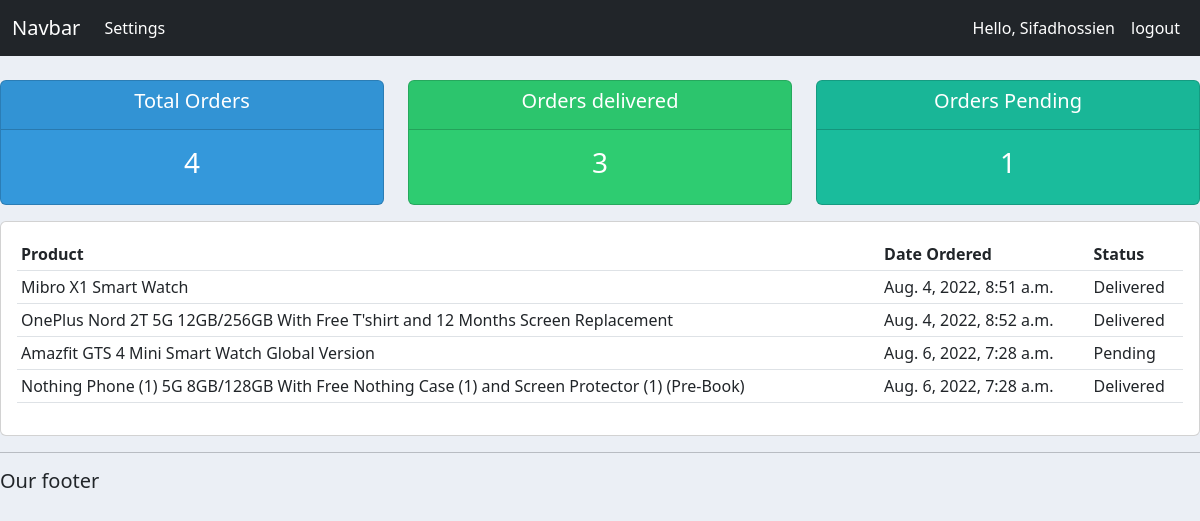
/users/user-account/ (signed in), run on the app's committed database.
### accounts/models.py (models this page shows, shortened)
class Order(models.Model):
    STATUS = (
        ('Pending','Pending'),
		('Out for delivery','Out for delivery'),
		('Delivered','Delivered'),
    )
    customer = models.ForeignKey(Customer, on_delete=models.CASCADE, null=True)
    product = models.ForeignKey(Product, on_delete=models.CASCADE, null=True)
    date_created = models.DateTimeField(auto_now_add=True, null=True)
    status = models.CharField(max_length=200, null=True, choices=STATUS)
    note = models.CharField(max_length=400, null=True, blank=True)

class Product(models.Model):
    CATEGORY = (
        ('Indoor', 'Indoor'),
        ('Outdoor', 'Outdoor'),
    )
    name=models.CharField(max_length=200, null=True)
    price=models.FloatField(null=True)
    category=models.CharField(max_length=200, null=True, choices=CATEGORY)
    description = models.CharField(max_length=300, null=True, blank=True)
    date_created = models.DateTimeField(auto_now_add=True, null=True)
    tags = models.ManyToManyField(Tag)

### users/decorators.py (the view)
        def wrapper_func(request, *args, **kwargs):
            group=None
            if request.user.groups.exists():
                group=request.user.groups.all()[0].name
            if group in allowed_roles:
                return view_func(request, *args, **kwargs)
            else:
                return HttpResponse('You are not allow this page')

### users/views.py (called while the page is built)
@allowed_users(allowed_roles=['customer'])
def userAccount(request):
    orders = request.user.customer.order_set.all()
    total_order = orders.count()
    order_deliver = orders.filter(status='Delivered').count()
    order_pending = orders.filter(status='Pending').count()
    context = {'total_order': total_order, 'order_deliver':order_deliver, 'order_pending': order_pending, 'orders':orders}
    return render(request, 'users/user.html', context)

### users/templates/users/user.html
{% extends 'accounts/main.html' %}
{% block content %}
<br>
<div class="row">
    <div class="col">
        <div class="col-md">
            <div class="card text-center text-white  mb-3" id="total-orders">
                <div class="card-header">
                    <h5 class="card-title">Total Orders</h5>
                   </div>
                   <div class="card-body">
                     <h3 class="card-title">{{total_order}}</h3>
                   </div>
            </div>
        </div>
    </div>
    <div class="col">
        <div class="col-md">
            <div class="card text-center text-white  mb-3" id="order-delivered">
                <div class="card-header">
                    <h5 class="card-title">Orders delivered</h5>
                   </div>
                   <div class="card-body">
                     <h3 class="card-title">{{order_deliver}}</h3>
                   </div>
            </div>
        </div>
    </div>
    <div class="col">
        <div class="col-md">
            <div class="card text-center text-white  mb-3" id="order-pending">
                <div class="card-header">
                    <h5 class="card-title">Orders Pending</h5>
                   </div>
                   <div class="card-body">
                     <h3 class="card-title">{{order_pending}}</h3>
                   </div>
            </div>
        </div>
    </div>
</div>
<div class="row">
    <div class="col">
        <div class="col-md">
            <div class="card card-body">
                <table class="table table-sm">
                    <tr>
                        <th>Product</th>
                        <th>Date Ordered</th>
                        <th>Status</th>
                    </tr>
                    {% for order in orders %}
                    <tr>
                        <td>{{order.product.name}}</td>
                        <td>{{order.date_created}}</td>
                        <td>{{order.status}}</td>
                    </tr>
                    {% endfor %}
                </table>
            </div>
        </div>
    </div>
</div>
{% endblock content %}

### accounts/templates/accounts/navbar.html (shortened to what this page needs)
<nav class="navbar navbar-expand-lg bg-dark navbar-dark">
    <div class="container-fluid">
      <a class="navbar-brand" href="#">Navbar</a>
      <div class="collapse navbar-collapse" id="navbarSupportedContent">
        <ul class="navbar-nav me-auto mb-2 mb-lg-0">
          {% if request.user.is_staff %}
          <li class="nav-item">
            <a class="nav-link active" aria-current="page" href="{% url 'dashboard' %}">Dashboard</a>
          </li>
          <li class="nav-item">
            <a class="nav-link active" href="{% url 'products' %}">Products</a>
          </li>
          {% else %}
          <li class="nav-item">
            <a class="nav-link active" href="{% url 'user-setting' %}">Settings</a>
          </li>
          {% endif %}
        </ul>
        <ul class="navbar-nav ml-auto">
          {% if request.user.is_authenticated %}
          <li class="nav-item">
            <span class="nav-link active"> Hello, {{request.user}}</span>
          </li>
          <li class="nav-item">
            <a class="nav-link active" href="{% url 'logout' %}">logout</a>
          </li>
          {% endif %}
        </ul>
      </div>
    </div>
  </nav>

### static/css/style.css (style rules this page uses)
body { background-color: #ebeff5; }
#total-orders { background-color: #3498db; }
#order-delivered { background-color: #2ecc71; }
#order-pending { background-color: #1abc9c; }

### data on the page
Order: product.name "Mibro X1 Smart Watch", date_created "Aug. 4, 2022, 8:51 a.m.", status "Delivered"
Order: product.name "OnePlus Nord 2T 5G 12GB/256GB With Free T'shirt and 12 Months Screen Replacement", date_created "Aug. 4, 2022, 8:52 a.m.", status "Delivered"
Order: product.name "Amazfit GTS 4 Mini Smart Watch Global Version", date_created "Aug. 6, 2022, 7:28 a.m.", status "Pending"
Order: product.name "Nothing Phone (1) 5G 8GB/128GB With Free Nothing Case (1) and Screen Protector (1) (Pre-Book)", date_created "Aug. 6, 2022, 7:28 a.m.", status "Delivered"

### other printed values
{{ request.user }} "Sifadhossien"
{{ total_order }} "4"
{{ order_deliver }} "3"
{{ order_pending }} "1"
